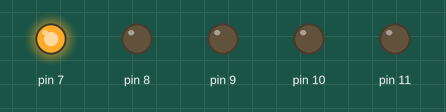
A sketch run on a simulated Arduino Uno, built with avr-gcc and run on an emulated ATmega328P. Parts: output pins drawn as LEDs (lit = HIGH).

Above: at 2.5 s.
At 7.5 s:
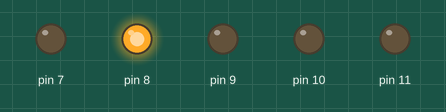
At 25.0 s:
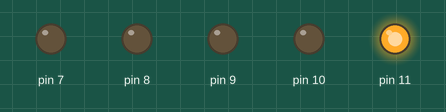
At 32.5 s:
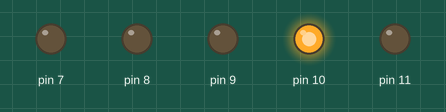
At 62.5 s:
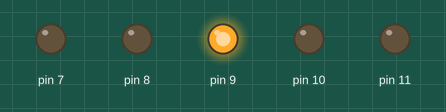
Timing chart, 0 to 65.0 s (numbered marks = the images above):
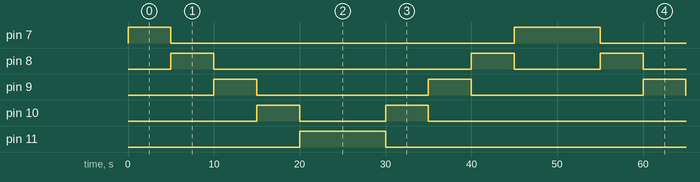

Measured:
- by itself, pin 7: repeats every 50.0 s: LOW 40.0 s, HIGH 10.0 s
- by itself, pin 8: repeats every 50.0 s: LOW 30.0 s, HIGH 5.0 s, LOW 10.0 s, HIGH 5.0 s
- by itself, pin 9: alternates HIGH for 5.0 s and LOW for 20.0 s
- by itself, pin 10: repeats every 50.0 s: LOW 10.0 s, HIGH 5.0 s, LOW 30.0 s, HIGH 5.0 s
- by itself, pin 11: alternates HIGH for 10.0 s and LOW for 40.0 s

The sketch:

Arduino__dev1.ino
```cpp
void setup() {

  for (int Pin = 7;Pin < 12; Pin++) {
    pinMode(Pin, OUTPUT);
  }
}
void loop() {
for(int Pin= 7; Pin <12; Pin++){
    digitalWrite(Pin, HIGH);
    delay(5000);
    digitalWrite(Pin, LOW);

  }
for(int Pin = 11; Pin >= 7; Pin--) {
  digitalWrite(Pin, HIGH);
  delay(5000);
  digitalWrite(Pin, LOW);
}
}
```
